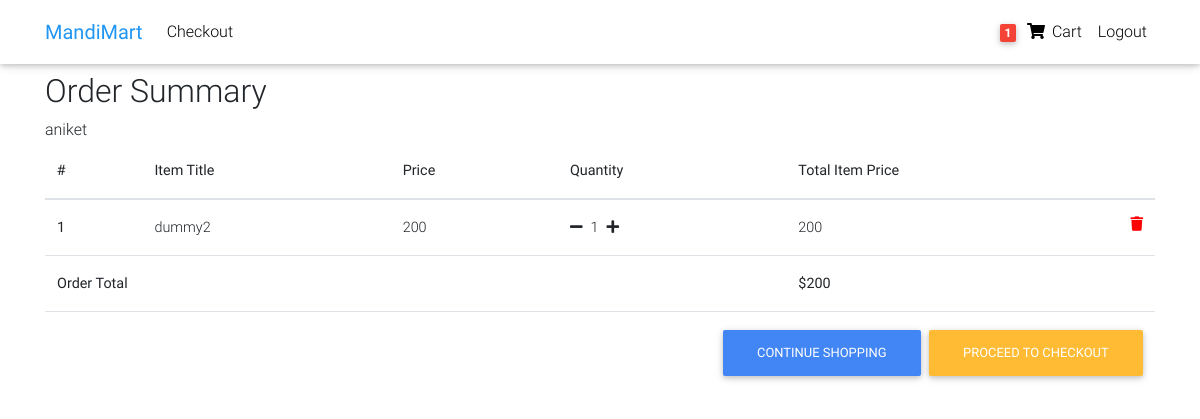
/order-summary/ (signed in), run on an earlier commit of the app's database.
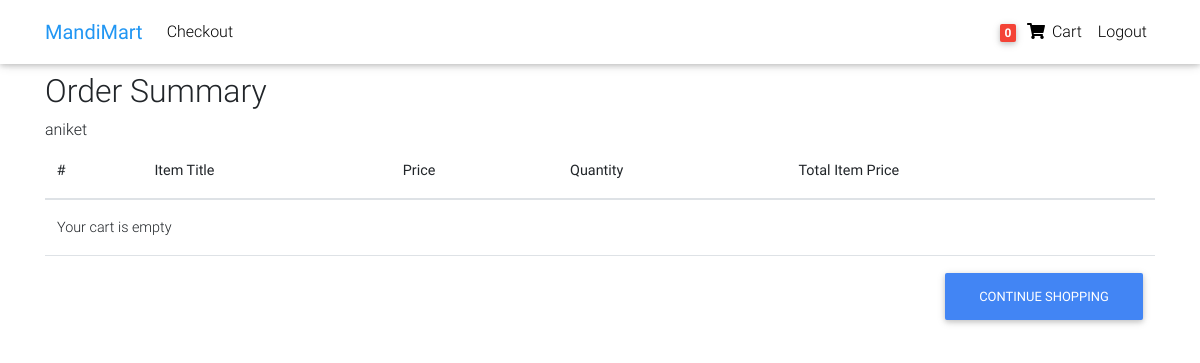
And on a later commit of the database.
### core/models.py (models this page shows, shortened)
class Order(models.Model):
    user = models.ForeignKey(settings.AUTH_USER_MODEL,
                             on_delete=models.CASCADE)
    items = models.ManyToManyField(OrderItem)
    start_date = models.DateTimeField(auto_now_add=True)
    ordered_date = models.DateTimeField()
    ordered = models.BooleanField(default=False)
    address = models.ForeignKey('Address',on_delete=models.SET_NULL,blank=True,null=True)
    payment = models.ForeignKey('Payment',on_delete=models.SET_NULL,blank=True,null=True)
    def __str__(self):
        return self.user.username
    def get_total(self):
        total = 0
        for order_item in self.items.all():
            total += order_item.get_final_price()
        return total

class OrderItem(models.Model):
    user = models.ForeignKey(settings.AUTH_USER_MODEL,
                             on_delete=models.CASCADE, blank=True, null=True)
    ordered = models.BooleanField(default=False)
    item = models.ForeignKey(Item, on_delete=models.CASCADE)
    quantity = models.IntegerField(default=1)
    def get_total_item_price(self):
        return self.quantity*self.item.price
    def get_final_price(self):
        if self.item.discount_price:
            return self.get_total_discount_item_price()
        return self.get_total_item_price()

class Item(models.Model):
    title = models.CharField(max_length=100)
    price = models.IntegerField()
    discount_price = models.IntegerField(blank=True, null=True)
    category = models.CharField(choices=CATEGORY_CHOICES, max_length=2)
    label = models.CharField(choices=LABEL_CHOICES, max_length=1)
    slug = models.SlugField()
    description = models.TextField(default="this is a test description")
    image = models.ImageField()

### core/views.py (the view)
# urls.py: path('order-summary/', views.OrderSummaryView.as_view(), name = 'order-summary'),
class OrderSummaryView(LoginRequiredMixin, View):
    def get(self, *args, **kwargs):
        try:
            order = Order.objects.get(user=self.request.user, ordered=False)
            context = {
                'object': order
            }
            return render(self.request, 'order_summary.html', context)
        except ObjectDoesNotExist:
            messages.error(self.request, "You do not have an active order")
            return redirect("/")

### core/templatetags/cart_template_tags.py (called while the page is built)
@register.filter
def cart_item_count(user):
    if user.is_authenticated:
        qs = Order.objects.filter(user=user,ordered=False)
        if qs.exists():
            return qs[0].items.count()
    return 0

### templates/order_summary.html
{% extends "base.html" %} {% block content %}
<main>
  <div class="container">
    <h2>Order Summary</h2>
    {{object}}
    <div class="table-responsive">
      <table class="table">
        <thead>
          <tr>
            <th scope="col">#</th>
            <th scope="col">Item Title</th>
            <th scope="col">Price</th>
            <th scope="col">Quantity</th>
            <th scope="col">Total Item Price</th>
          </tr>
        </thead>
        <tbody>
          {% for order_item in object.items.all %}
          <tr>
            <th scope="row">{{forloop.counter}}</th>
            <td>{{ order_item.item.title }}</td>
            <td>{{ order_item.item.price }}</td>
            <td><a href="{% url 'core:remove-single-item-from-cart' order_item.item.slug %}"><i class="fas fa-minus mr-2"></i></a>{{ order_item.quantity }}<a href="{% url 'core:add-to-cart' order_item.item.slug %}"><i class="fas fa-plus ml-2"></i></a></td>
            <td>
              {% if order_item.item.discount_price%}
              {{order_item.get_total_discount_item_price}}
              <span class="badge badge-secondary"
                >Saving ${{ order_item.get_amount_saved }}</span
              >
              {% else %} {{order_item.get_total_item_price}} {% endif %}
              <a style="color:red" href="{% url 'core:remove-from-cart' order_item.item.slug %}"><i class="fas fa-trash float-right"></i></a>
            </td>
          </tr>
          {% empty %}
          <tr>
            <td colspan="5">Your cart is empty</td>
            <tr>
                <td colspan="5">
                    <a class="btn btn-primary float-right" href="/">Continue Shopping</td>
              </tr>
          </tr>
          {% endfor %}
          {% if object.get_total %}
          <tr>
            <td colspan="4"><b>Order Total</b></td>
            <td><b>${{ object.get_total }}</b></td>
          </tr>
          <tr>
            <td colspan="5">
                <a class="btn btn-warning float-right ml-2" href="/checkout/">Proceed to Checkout
                <a class="btn btn-primary float-right" href="/">Continue Shopping</td>
          </tr>
          {% endif %}
        </tbody>
      </table>
    </div>
  </div>
</main>
{% endblock content %}

### templates/navbar.html (shortened to what this page needs)
{% load cart_template_tags %}
<nav
  class="navbar fixed-top navbar-expand-lg navbar-light white scrolling-navbar"
>
  <div class="container">
    <a class="navbar-brand waves-effect" href="/">
      <strong class="blue-text">MandiMart</strong>
    </a>
    <div class="collapse navbar-collapse" id="navbarSupportedContent">
      <ul class="navbar-nav mr-auto">
        <li class="nav-item">
          <a class="nav-link waves-effect" href="/checkout"> Checkout</a>
        </li>
      </ul>
      <ul class="navbar-nav nav-flex-icons">
        {% if request.user.is_authenticated %}
        <li class="nav-item">
          <a
            href="{% url 'core:order-summary' %}"
            class="nav-link waves-effect"
          >
            <span class="badge red z-depth-1 mr-1">
              {{ request.user|cart_item_count }}
            </span>
            <i class="fas fa-shopping-cart"></i>
            <span class="clearfix d-none d-sm-inline-block"> Cart </span>
          </a>
        </li>
        <li class="nav-item">
          <a class="nav-link waves-effect" href="{% url 'account_logout' %}">
            <span class="clearfix d-none d-sm-inline-block"> Logout </span>
          </a>
        </li>
        {% endif %}
      </ul>
    </div>
  </div>
</nav>

What changed in the data, as far as the page shows it:
no longer on this page (row unchanged): OrderItem: item "dummy2", item.price "200", quantity "1", get_total_item_price "200"
changed Order "aniket": get_total "200" → (not shown)
Also different on the page:
{{ request.user|cart_item_count }}: "1" → "0"
text no longer shown: "Order Total $ PROCEED TO CHECKOUT"
text now shown: "Your cart is empty"
